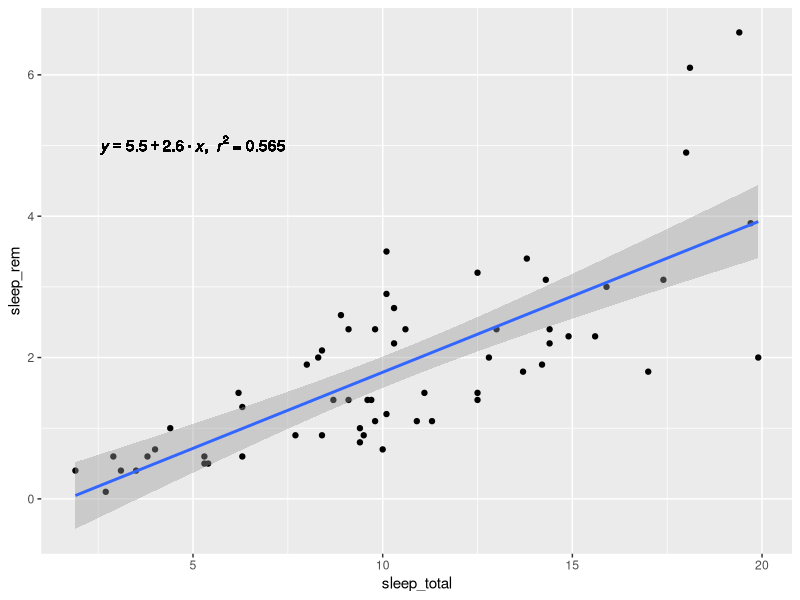
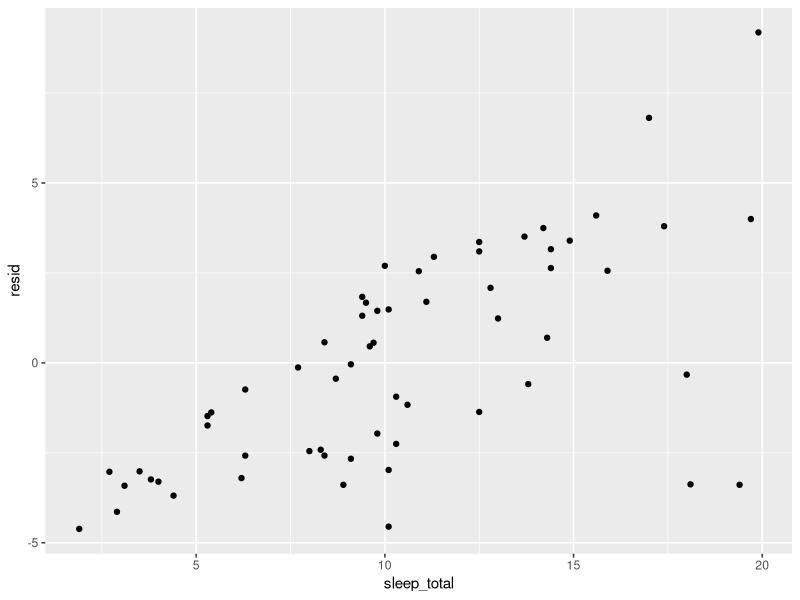
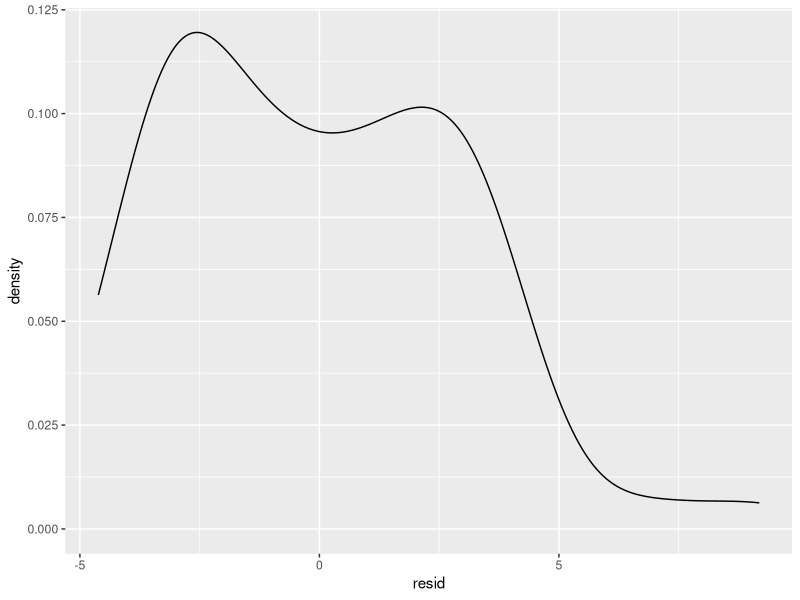

The R source for these figures, in order:
library(tidyverse)
library(broom)
library(modelr)

sleep_data <- msleep

#function to produce r-squared on plot
lm_eqn <- function(df){
  m <- lm(sleep_total ~ sleep_rem, data = msleep);
  eq <- substitute(italic(y) == a + b %.% italic(x)*","~~italic(r)^2~"="~r2, 
                   list(a = format(unname(coef(m)[1]), digits = 2),
                        b = format(unname(coef(m)[2]), digits = 2),
                        r2 = format(summary(m)$r.squared, digits = 3)))
  as.character(as.expression(eq));
}

?msleep

#build model
mod1 <- lm(sleep_total ~ sleep_rem, data = msleep)
mod1
#plot variables with model
ggplot(msleep, aes(sleep_total, sleep_rem))+
  geom_point()+
  geom_smooth(method="lm")+
  geom_text(x = 5, y = 5, label = lm_eqn(msleep_variables), parse = TRUE)

#add residuals to our data
msleep_residuals_sleeptotalvsrem <- msleep %>% 
  gather_residuals(mod1)

#determine how residuals change across X variable
ggplot(msleep_residuals_sleeptotalvsrem, aes(sleep_total, resid)) + 
  geom_point()

#determine distribution of residuals (normal?)
ggplot(msleep_residuals_sleeptotalvsrem, aes(resid))+
  geom_density()

summary(mod1)
tidy(mod1)
